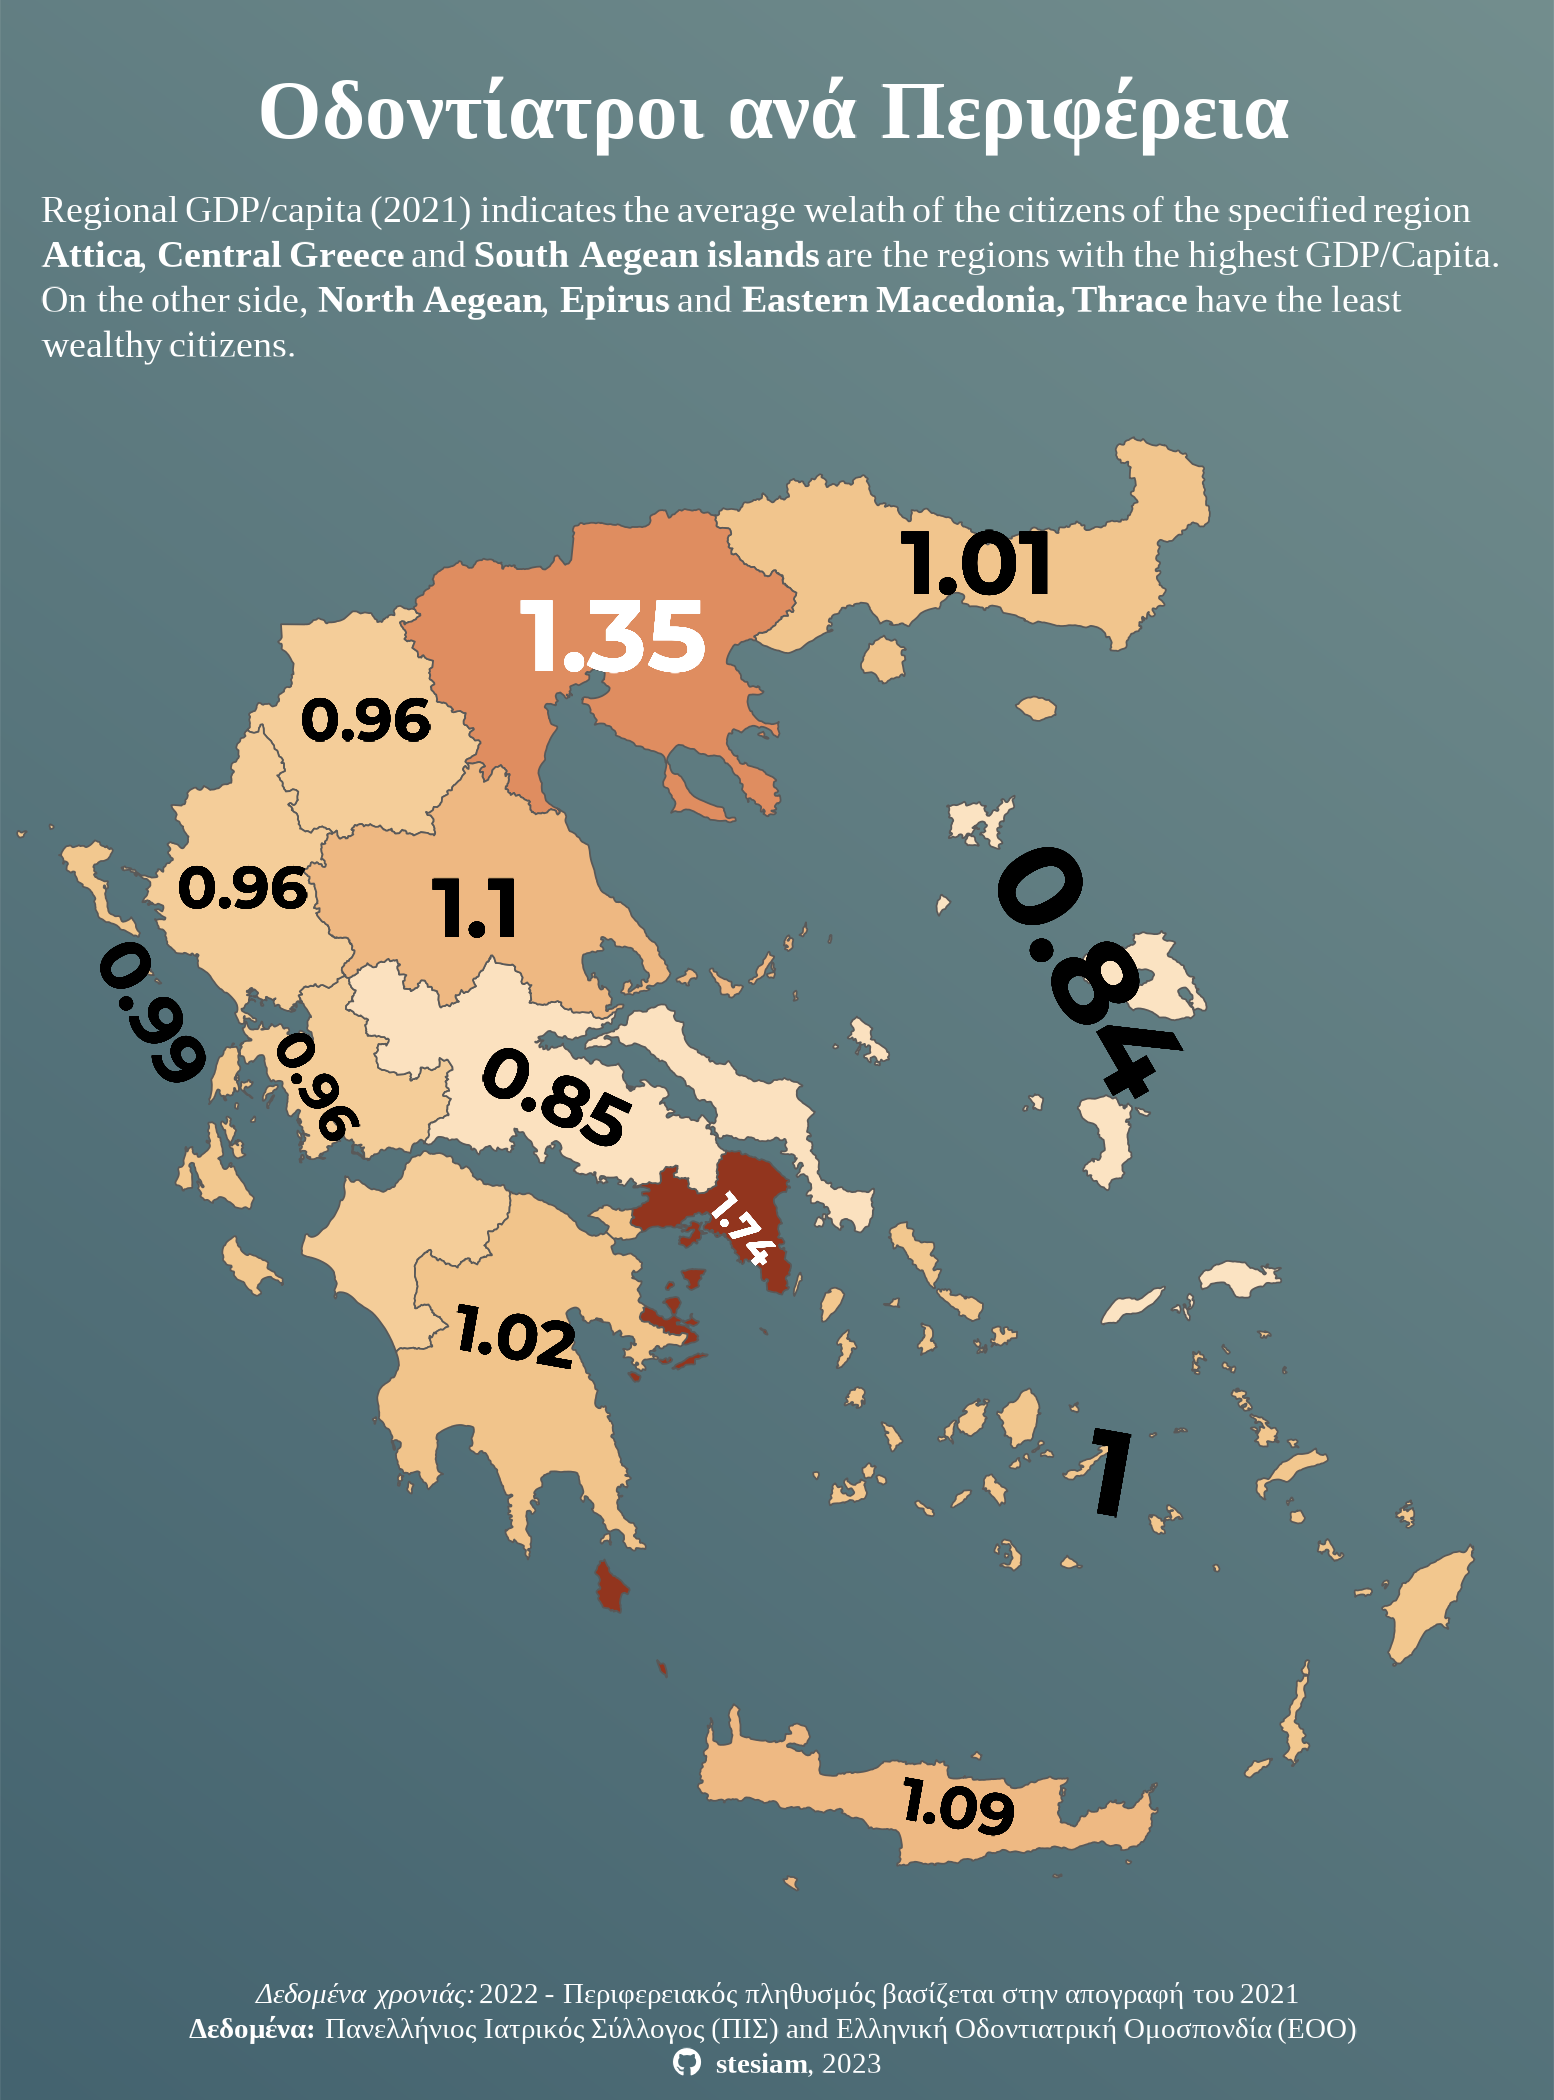

Source code (R):
library(readr)
library(readxl)
library(dplyr)
library(fuzzyjoin)
library(qpdf)
library(tabulizer)

library(ggplot2)
library(MetBrewer)
library(sf)
library(glue)
library(ggtext)
library(showtext)
library(sysfonts)


font_add_google("Righteous", family = "clim")
font_add_google("Montserrat", family = "mont")
sysfonts::font_add('fb', '/home/stelios/Downloads/fontawesome-free-6.4.0-desktop/otfs/Font Awesome 6 Brands-Regular-400.otf')
sysfonts::font_add('fs', '/home/stelios/Downloads/fontawesome-free-6.4.0-desktop/otfs/Font Awesome 6 Free-Solid-900.otf')

showtext_auto()
showtext::showtext_opts(dpi = 300)

here::here("GIF-2")

shapefile <- st_read("Shapefiles/GR_bsm_admn_adm2_py_EuroGeoGraphics_2015_pp.shp")


## Download and load dataset

download.file(url = "https://elstat-outsourcers.statistics.gr/census_results_2022_en.pdf",
              destfile = "GIF-2/census.pdf")

greek_doctors_raw <- read_excel("GIF-2/greek_doctors_regional.xlsx", 
                                skip = 10) |>
  select(last_col(1), last_col()) |>
  setNames(c("Dentists", "Region")) |>
  tidyr::drop_na()

# Extract only the pages I am interested at

pdf_subset("GIF-2/census.pdf",
           pages = 6,  output = "GIF-2/subset.pdf")


statistics_tables <- extract_tables(
  file   = "GIF-2/subset.pdf", 
  method = "decide", 
  output = "data.frame")

regional_population = statistics_tables[[1]] |>
  select(-1) |>
  select(1,3) |>
  setNames(c("Region", "Population")) |>
  mutate(
    Population = stringr::str_replace_all(Population, ",", "")
  ) |>
  tidyr::drop_na() |>
  mutate(
    Region = stringr::str_to_title(Region)
  ) |>
  slice(-nrow(statistics_tables[[1]]))

population_doctors_joined = stringdist_inner_join(regional_population, 
                                                  greek_doctors_raw,
                                                  by = "Region", max_dist = 7, distance_col = "distance",
                                                  method = "lv") |>
  relocate(Region.x, Region.y, distance, .before = 1) |>
  group_by(Region.x) |>
  dplyr::filter(distance == min(distance),
                Region.x != "Agion Oros") |>
  rename(
    NAMA2 = Region.x
  ) |>
  select(NAMA2, Population, Dentists)


## Join data to shapefile

shp_data_join = stringdist_inner_join(shapefile, 
                                      population_doctors_joined,
                                      by = "NAMA2", max_dist = 7, 
                                      distance_col = "distance",
                                      method = "lv") |>
  relocate(NAMA2.x, NAMA2.y, distance, .before = 1) |>
  group_by(NAMA2.x) |>
  dplyr::filter(distance == min(distance),
                NAMA2.x != "Agion Oros") |>
  rename(
    Region = NAMA2.x
  ) |>
  select(Region, Population, Dentists, geometry) |>
  arrange(Region) |>
  mutate(DentPer1000 = round(Dentists/as.numeric(Population)*1000, digits =2))


shp_data_join = st_as_sf(shp_data_join)

## Viz texts

title_text = glue("<b>Οδοντίατροι ανά Περιφέρεια</b>")
subtitle_text = glue("Regional GDP/capita (2021) indicates the average welath of the citizens of the specified region
                        **Attica**, **Central Greece** and **South Aegean islands** are the regions with the highest GDP/Capita.
                        On the other side, **North Aegean**, **Epirus** and **Eastern Macedonia, Thrace** have the least wealthy citizens.")
caption_text = glue("*Δεδομένα χρονιάς:* 2022 - Περιφερειακός πληθυσμός βασίζεται στην απογραφή του 2021<br><b> Δεδομένα:</b> Πανελλήνιος Ιατρικός Σύλλογος (ΠΙΣ) and Ελληνική Οδοντιατρική Ομοσπονδία (ΕΟΟ) <br><span style='font-family:fb;'  >&#xf09b;</span> <b>stesiam</b>, 2023")


bg_gradient <- grid::linearGradient(colours = rev(MetBrewer::met.brewer("Pillement")[3:4]))

map = ggplot2::ggplot(data = shp_data_join) +
  scale_x_continuous(limits = c(19.7, 28.3)) +
  geom_sf(aes(fill = DentPer1000)) +
  
  # Eastern Macedonia and Thrace
  
  geom_sf_text(
    x = 25.2, y = 41.15, 
    label = shp_data_join$DentPer1000[1], 
    size = 7.5, 
    family = "mont",
    fontface = "bold"
  ) +
  
  # Attica (Athens)
  geom_sf_text(
    x = 23.8, y = 37.96, 
    label = shp_data_join$DentPer1000[2], 
    size = 3.4, 
    family = "mont",
    fontface = "bold",
    angle = -50,
    color = "white"
  ) +
  # Western Greece
  geom_sf_text(
    x = 21.2, y = 38.65, 
    label = shp_data_join$DentPer1000[3], 
    size = 4.5, 
    family = "mont",
    fontface = "bold",
    angle = -60
  ) +
  
  # Western Macedonia
  
  geom_sf_text(
    x = 21.5, y = 40.4, 
    label = shp_data_join$DentPer1000[4], 
    size = 5, 
    family = "mont",
    fontface = "bold"
  ) +
  
  # Ionian Islands
  
  geom_sf_text(
    x = 20.2, y = 39,
    label = shp_data_join$DentPer1000[5], 
    size = 6, 
    family = "mont",
    fontface = "bold",
    angle = -60
  ) +
  
  # Epirus
  
  geom_sf_text(
    x = 20.75, y = 39.6,
    label = shp_data_join$DentPer1000[6], 
    size = 5, 
    family = "mont",
    fontface = "bold",
    color = "black"
  ) +
  
  # Central Macedonia
  
  geom_sf_text(
    x = 23, y = 40.8, 
    label = shp_data_join$DentPer1000[7], 
    size = 8.5, 
    family = "mont",
    fontface = "bold",
    color = "white"
  ) +
  
  # Crete
  
  geom_sf_text(
    x = 25.1, y = 35.2, 
    label = shp_data_join$DentPer1000[8], 
    size = 5, 
    family = "mont",
    fontface = "bold",
    angle = -10
  ) +
  
  # South Aegean
  
  geom_sf_text(
    x = 26, y = 36.8, 
    label = shp_data_join$DentPer1000[9], 
    size = 10, 
    family = "mont",
    fontface = "bold",
    angle = -10
  ) +
  
  # Peloponnese
  
  geom_sf_text(
    x = 22.4, y = 37.45, 
    label = shp_data_join$DentPer1000[10], 
    size = 5.4, 
    family = "mont",
    fontface = "bold",
    angle = -10
  ) +
  
  # Central Greece
  
  geom_sf_text(
    x = 22.65, y = 38.6, 
    label = shp_data_join$DentPer1000[11], 
    size = 6, 
    family = "mont",
    fontface = "bold",
    angle = -25
  ) +
  
  # Thessaly
  
  geom_sf_text(
    x = 22.15, y = 39.5, 
    label = shp_data_join$DentPer1000[12], 
    size = 7, 
    family = "mont",
    fontface = "bold",
    angle = 0
  ) +
  
  # North Aegean
  
  geom_sf_text(
    x = 25.9, y = 39.2, 
    label = shp_data_join$DentPer1000[13], 
    size = 10, 
    family = "mont",
    fontface = "bold",
    angle = -60
  ) +
  
  labs(
    title = title_text,
    subtitle = subtitle_text,
    caption = caption_text
  ) +
  scale_fill_gradientn(colors = met.brewer("OKeeffe2")) +
  theme_void(base_size = 11) +
  theme(
    plot.title = element_markdown(family = "serif", hjust = 0.5, size = 20,
                                  margin = margin(t = 20, b = 10),
                                  color = "white"),
    plot.subtitle = element_textbox_simple(size = 9, family = "serif", hjust = 0.5, 
                                           lineheight = 1.2, color = "white",
                                           margin = margin(l = 10, r = 10)),
    plot.caption = element_markdown(family = "serif", hjust = 0.5,
                                    margin = margin(t = 5, b = 5),
                                    lineheight = 1.2,
                                    color = "white",
                                    size = 7),
    legend.position = "none",
    plot.background = element_rect(fill = bg_gradient, color = "transparent"),
  )

ggsave(
  filename = "GIF-2/GIF-2-el.png",
  height = 7,
  width = 5.18,
  plot = map,
  device = "png",
  dpi = 300)
